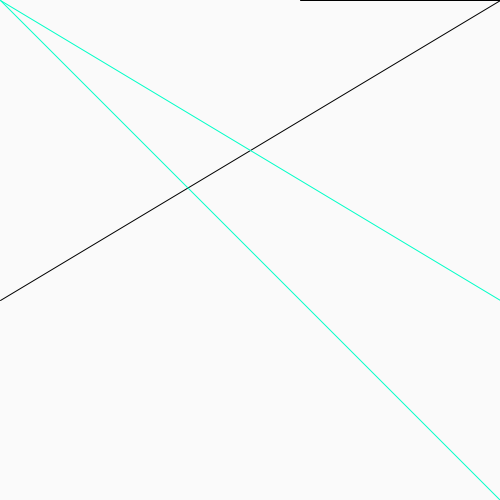
Frame 1 (no input)
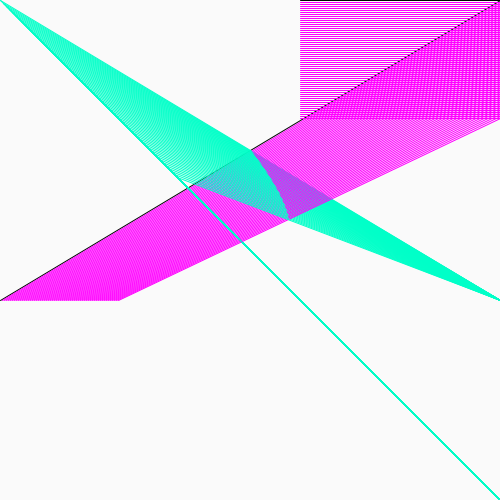
Frame 60 (the mouse pressed at the canvas centre just before this capture)
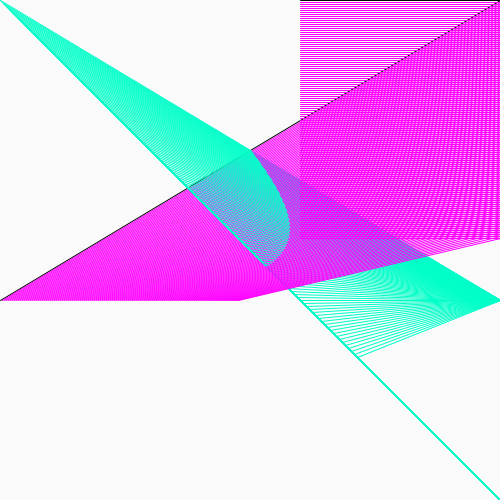
Frame 120 (the mouse held since frame 60 and released just before this capture)

The Processing sketch that drew these frames (run headless with seeded random() and noise(); from frame 60 on, the mouse is pressed at the canvas centre):

// Processing sketch: processing_168568
// ── processing_168568.pde


int a = 0;
int b = 0;

void setup() {
  size(500, 500);
  background(250);
  //set the screen size
}

void draw(){
  line(a,300,500,a);
  line(500,a,300,a);
  //draw the 'grid' of lines, using the stroke that will gradually turn from black to purple
   stroke(0,255,200);
   line(500,500,b,b);
    line(b,b,500,300);
  //draw the 'grid' of lines, using the stroke that will gradually turn from black to purple
  stroke(255,0,255);
  //draw the 'expanding square' that gradually turns green
  a+=2;
  b+=3;
  //increasing the two variables by 2 and 3
}
